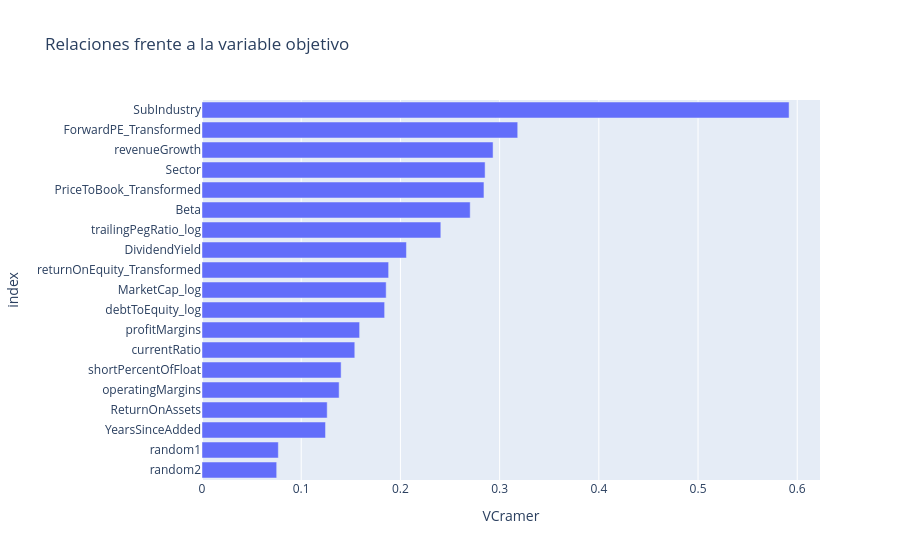

Write notebook code for a chart like this one.
### Markdown cell above
Se genera en primer lugar un modelo de regresion lineal a fin de comprobar la relevancia de las variables.

Se analizan primero las relaciones de variables continuas con la variable objetivo mediante la V de Cramer:

### Code cell
# Se generan 2 variables aleatorias para referencia
df['random1'] = np.random.uniform(0,1,size=df.shape[0])
df['random2'] = np.random.uniform(0,1,size=df.shape[0])

# Se separan las variables objetivo y los inputs de predictores
label = 'EnterpriseToEbitda_Transformed'
varObjCont = df[label]

imput = df.drop([label, 'Ticker'],axis=1)

# Ranking V de Cramer vs. obj continua
tablaCramer = pd.DataFrame(imput.apply(lambda x: cramers_v(x,varObjCont)),columns=['VCramer'])

px.bar(tablaCramer,x=tablaCramer.VCramer,title='Relaciones frente a la variable objetivo').update_yaxes(categoryorder="total ascending")

### Figure 1 — Plotly figure (JSON) as saved in the notebook; plotly's stock layout.template omitted (floating-point values rounded to 4 significant figures)
{"data": [{"hovertemplate": "VCramer=%{x}<br>index=%{y}<extra></extra>", "legendgroup": "", "marker": {"color": "#636efa", "pattern": {"shape": ""}}, "name": "", "orientation": "h", "showlegend": false, "textposition": "auto", "type": "bar", "x": [0.1245, 0.2703, 0.2061, 0.1262, 0.1589, 0.1382, 0.154, 0.2934, 0.1402, 0.2842, 0.1881, 0.3183, 0.1856, 0.1841, 0.2407, 0.2854, 0.5918, 0.07694, 0.07529], "xaxis": "x", "y": ["YearsSinceAdded", "Beta", "DividendYield", "ReturnOnAssets", "profitMargins", "operatingMargins", "currentRatio", "revenueGrowth", "shortPercentOfFloat", "PriceToBook_Transformed", "returnOnEquity_Transformed", "ForwardPE_Transformed", "MarketCap_log", "debtToEquity_log", "trailingPegRatio_log", "Sector", "SubIndustry", "random1", "random2"], "yaxis": "y"}], "layout": {"barmode": "relative", "legend": {"tracegroupgap": 0}, "title": {"text": "Relaciones frente a la variable objetivo"}, "xaxis": {"anchor": "y", "domain": [0, 1], "title": {"text": "VCramer"}}, "yaxis": {"anchor": "x", "categoryorder": "total ascending", "domain": [0, 1], "title": {"text": "index"}}}}
